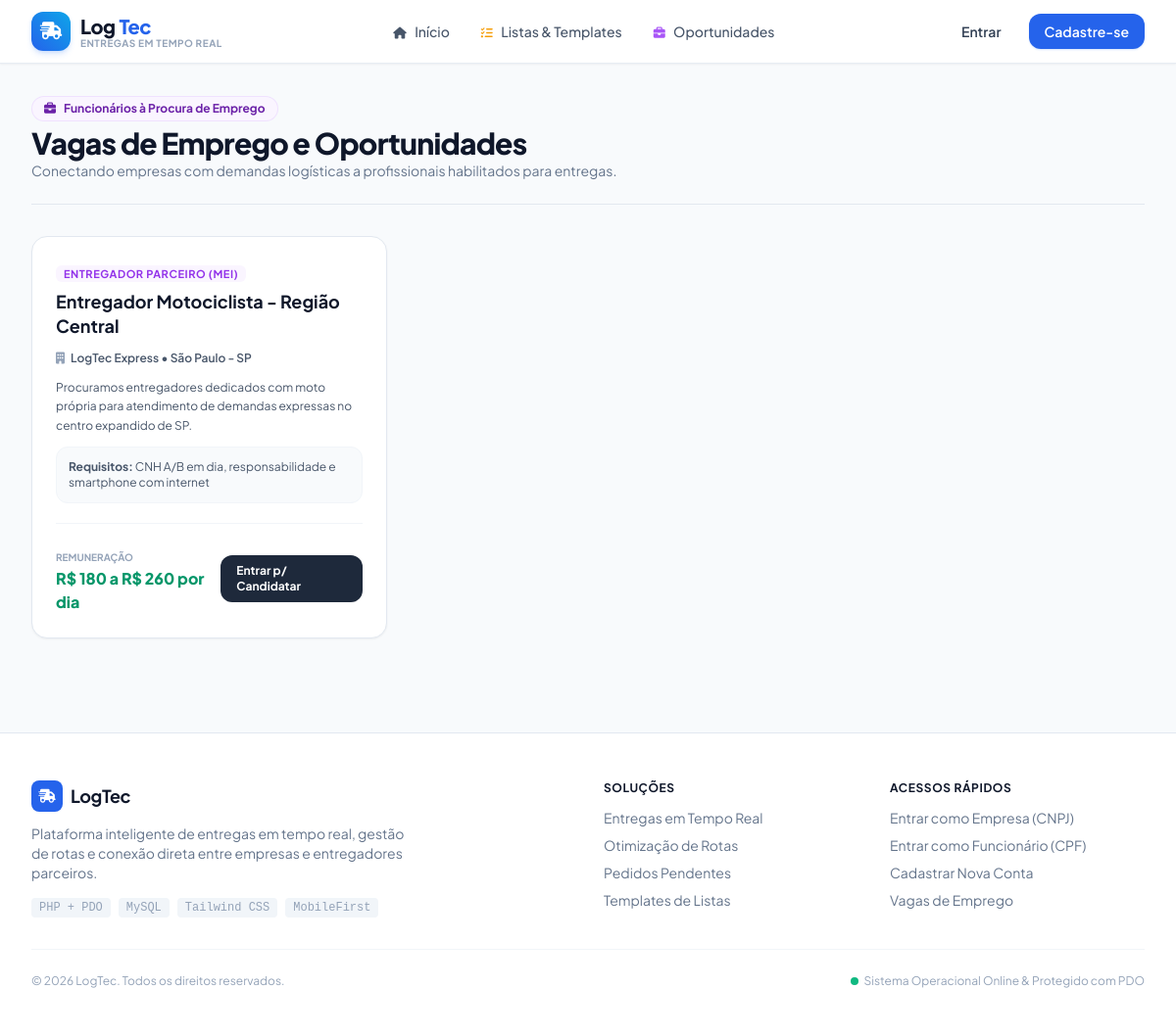
Page /vagas.php on the committed database.
### tables this page shows
CREATE TABLE IF NOT EXISTS `vagas` (
    `id` INT AUTO_INCREMENT PRIMARY KEY,
    `empresa_id` INT NOT NULL,
    `titulo` VARCHAR(150) NOT NULL,
    `descricao` TEXT NOT NULL,
    `requisitos` VARCHAR(255) DEFAULT 'CNH A/B em dia, responsabilidade e smartphone com internet',
    `tipo_contrato` VARCHAR(50) DEFAULT 'Entregador Parceiro (Diárias)',
    `remuneracao` VARCHAR(50) DEFAULT 'R$ 150 a R$ 250 / dia',
    `status` ENUM('aberta', 'encerrada') DEFAULT 'aberta',
    `criado_em` TIMESTAMP DEFAULT CURRENT_TIMESTAMP,
    CONSTRAINT `fk_vagas_empresa` FOREIGN KEY (`empresa_id`) REFERENCES `empresas`(`id`) ON DELETE CASCADE
);

CREATE TABLE IF NOT EXISTS `empresas` (
    `id` INT AUTO_INCREMENT PRIMARY KEY,
    `razao_social` VARCHAR(150) NOT NULL,
    `nome_fantasia` VARCHAR(150) NOT NULL,
    `cnpj` VARCHAR(18) NOT NULL UNIQUE,
    `email` VARCHAR(150) NOT NULL UNIQUE,
    `telefone` VARCHAR(20) NOT NULL,
    `endereco` VARCHAR(255) NOT NULL,
    `cidade` VARCHAR(100) NOT NULL,
    `senha` VARCHAR(255) NOT NULL,
    `criado_em` TIMESTAMP DEFAULT CURRENT_TIMESTAMP
);

### bd.php (called while the page is built, shortened)
<?php
function getDB() {
    static $pdo = null;
    if ($pdo === null) {
        $dsn = "mysql:host=" . DB_HOST . ";port=" . DB_PORT . ";dbname=" . DB_NAME . ";charset=utf8mb4";
        $options = [
            PDO::ATTR_ERRMODE            => PDO::ERRMODE_EXCEPTION,
            PDO::ATTR_DEFAULT_FETCH_MODE => PDO::FETCH_ASSOC,
            PDO::ATTR_EMULATE_PREPARES   => false,
            PDO::MYSQL_ATTR_INIT_COMMAND => "SET NAMES utf8mb4"
        ];
        try {
            $pdo = new PDO($dsn, DB_USER, DB_PASS, $options);
        } catch (PDOException $e) {
            $sqlitePath = __DIR__ . '/logtec.sqlite';
            $isNewDb = !file_exists($sqlitePath);
            $pdo = new PDO("sqlite:" . $sqlitePath, null, null, [
                PDO::ATTR_ERRMODE            => PDO::ERRMODE_EXCEPTION,
                PDO::ATTR_DEFAULT_FETCH_MODE => PDO::FETCH_ASSOC,
            ]);
            if ($isNewDb) {
                inicializarBancoSQLite($pdo);
            }
        }
    }
    return $pdo;
}
function dbQuery($sql, $params = []) {
    $pdo = getDB();
    $stmt = $pdo->prepare($sql);
    $stmt->execute($params);
    return $stmt;
}
function dbFetchAll($sql, $params = []) {
    return dbQuery($sql, $params)->fetchAll();
}

### auth.php (called while the page is built, shortened)
<?php
require_once __DIR__ . '/bd.php';
function usuarioLogado() {
    return isset($_SESSION['usuario_logado']) && $_SESSION['usuario_logado'] === true;
}
function tipoUsuario() {
    return $_SESSION['usuario_tipo'] ?? null;
}

### vagas.php (the view, shortened to what this page needs)
<?php
require_once __DIR__ . '/includes/header.php';
require_once __DIR__ . '/auth.php';
require_once __DIR__ . '/bd.php';
$tipo = tipoUsuario();
$vagas = dbFetchAll("SELECT v.*, e.nome_fantasia as empresa_nome, e.cidade as empresa_cidade, e.telefone as empresa_tel
                     FROM vagas v
                     INNER JOIN empresas e ON v.empresa_id = e.id
                     WHERE v.status = 'aberta'
                     ORDER BY v.id DESC");
?>
<div class="max-w-7xl mx-auto px-4 sm:px-6 lg:px-8 py-8 space-y-8">
    <div class="flex flex-col sm:flex-row sm:items-center justify-between gap-4 pb-6 border-b border-slate-200">
        <div>
            <div class="inline-flex items-center gap-2 px-3 py-1 rounded-full bg-purple-50 text-purple-800 text-xs font-bold border border-purple-200/60 mb-1">
                <i class="fa-solid fa-briefcase"></i>
                <span>Funcionários à Procura de Emprego</span>
            </div>
            <h1 class="text-2xl sm:text-3xl font-extrabold text-slate-900 tracking-tight">
                Vagas de Emprego e Oportunidades
            </h1>
            <p class="text-sm text-slate-500">
                Conectando empresas com demandas logísticas a profissionais habilitados para entregas.
            </p>
        </div>
    </div>
    <div class="grid grid-cols-1 md:grid-cols-2 lg:grid-cols-3 gap-6">
        <?php if (empty($vagas)): ?>
            <div class="col-span-full p-12 bg-white rounded-2xl border border-slate-200 text-center text-slate-400">
                <i class="fa-solid fa-briefcase text-4xl mb-3 text-slate-300"></i>
                <p class="text-base font-semibold text-slate-600">Nenhuma vaga aberta no momento.</p>
                <p class="text-xs text-slate-400 mt-1">Fique atento, novas empresas cadastram oportunidades diariamente.</p>
            </div>
        <?php else: ?>
            <?php foreach ($vagas as $vaga): ?>
                <div class="bg-white rounded-2xl border border-slate-200 shadow-sm hover:shadow-md transition flex flex-col justify-between p-6">
                    <div class="space-y-3">
                        <div class="flex items-start justify-between gap-2">
                            <div>
                                <span class="text-[11px] font-bold uppercase tracking-wider text-purple-600 bg-purple-50 px-2 py-0.5 rounded-md">
                                    <?= htmlspecialchars($vaga['tipo_contrato']) ?>
                                </span>
                                <h3 class="text-lg font-bold text-slate-900 mt-1.5 leading-snug">
                                    <?= htmlspecialchars($vaga['titulo']) ?>
                                </h3>
                            </div>
                        </div>
                        <p class="text-xs font-semibold text-slate-600 flex items-center gap-1.5">
                            <i class="fa-solid fa-building text-slate-400"></i>
                            <?= htmlspecialchars($vaga['empresa_nome']) ?> • <?= htmlspecialchars($vaga['empresa_cidade']) ?>
                        </p>
                        <p class="text-xs text-slate-600 leading-relaxed line-clamp-3">
                            <?= htmlspecialchars($vaga['descricao']) ?>
                        </p>
                        <div class="p-3 bg-slate-50 rounded-xl border border-slate-100 text-xs text-slate-600">
                            <strong>Requisitos:</strong> <?= htmlspecialchars($vaga['requisitos']) ?>
                        </div>
                    </div>
                    <div class="pt-5 mt-5 border-t border-slate-100 flex items-center justify-between">
                        <div>
                            <span class="text-[10px] text-slate-400 uppercase font-bold">Remuneração</span>
                            <p class="text-base font-extrabold text-emerald-600"><?= htmlspecialchars($vaga['remuneracao']) ?></p>
                        </div>
                        <?php if ($tipo === 'funcionario'): ?>
                            <button type="button" onclick="abrirModalCandidatura(<?= $vaga['id'] ?>, '<?= htmlspecialchars($vaga['titulo']) ?>')" class="px-4 py-2 bg-purple-600 hover:bg-purple-700 text-white font-bold text-xs rounded-xl shadow-sm transition">
                                Candidatar-se
                            </button>
                        <?php elseif (!usuarioLogado()): ?>
                            <a href="login.php?tipo=funcionario" class="px-4 py-2 bg-slate-800 hover:bg-slate-900 text-white font-bold text-xs rounded-xl transition">
                                Entrar p/ Candidatar
                            </a>
                        <?php endif; ?>
                    </div>
                </div>
            <?php endforeach; ?>
        <?php endif; ?>
    </div>
</div>
<?php require_once __DIR__ . '/includes/footer.php'; ?>

### assets/css/custom.css (style rules this page uses)
:root { --primary: #0284c7; --primary-dark: #0369a1; --accent: #10b981; }
body { font-family: 'Plus Jakarta Sans', system-ui, -apple-system, BlinkMacSystemFont, 'Segoe UI', Roboto, Oxygen, Ubuntu, Cantarell, sans-serif; -webkit-font-smoothing: antialiased; }

### rows in the picture
vagas: tipo_contrato "ENTREGADOR PARCEIRO (MEI)", titulo "Entregador Motociclista - Região Central", empresa.nome_fantasia "LogTec Express", empresa.cidade "São Paulo - SP", descricao "Procuramos entregadores dedicados com moto própria para atendimento de demandas expressas no centro expandido de SP.", requisitos "CNH A/B em dia, responsabilidade e smartphone com internet", remuneracao "R$ 180 a R$ 260 por dia"
